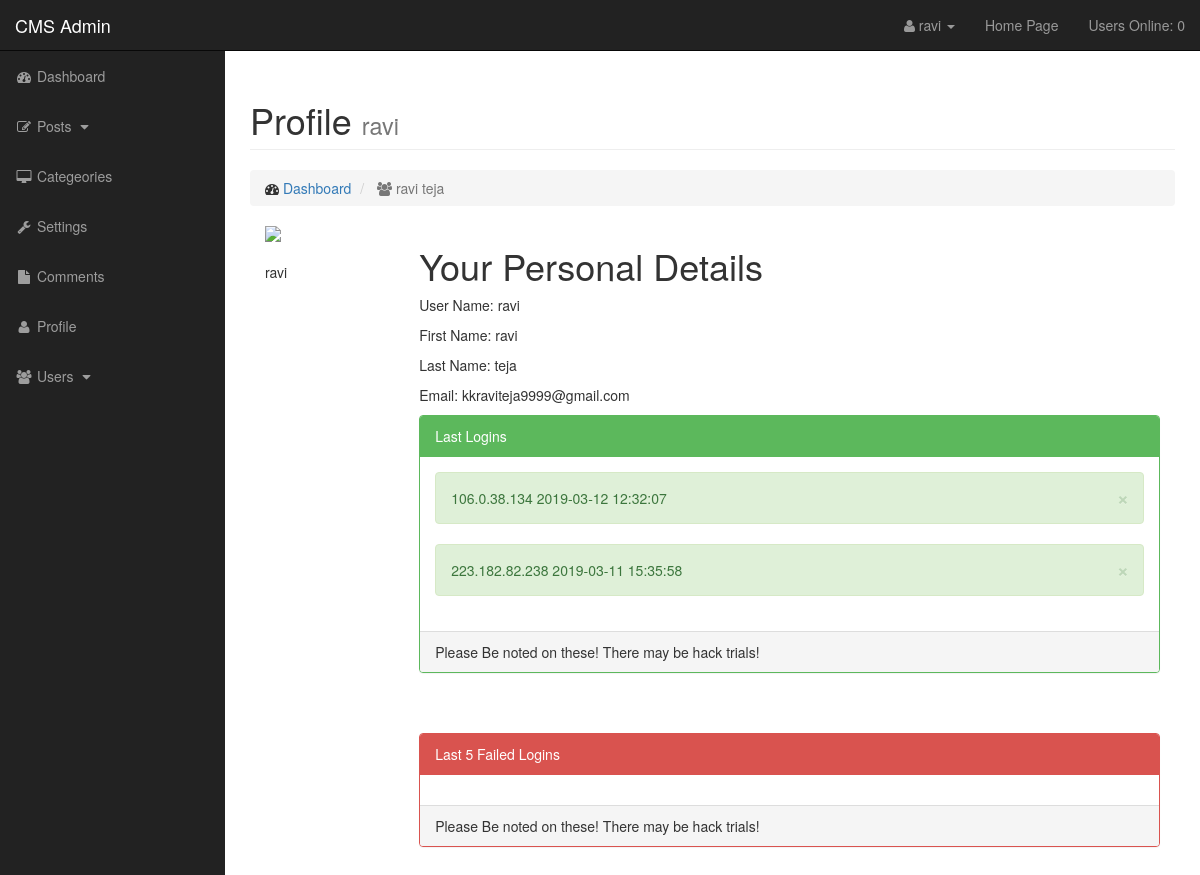
Page /admin/profile.php (signed in) on the committed database.
### tables this page shows
CREATE TABLE `users` (
  `user_id` int(11) NOT NULL,
  `username` varchar(16) NOT NULL,
  `user_pass` varchar(255) NOT NULL,
  `user_firstname` varchar(16) NOT NULL,
  `user_lastname` varchar(16) NOT NULL,
  `user_email` varchar(255) NOT NULL,
  `user_lastlogin` text,
  `user_role` varchar(32) NOT NULL DEFAULT 'subscriber',
  `user_acc_date` datetime NOT NULL,
  `user_last_update` datetime DEFAULT NULL,
  `user_failed_log` text,
  `user_failed_pass` text,
  `failed_now` int(11) DEFAULT NULL,
  `failed_time` int(255) DEFAULT NULL
);

### admin/profile.php (the view, shortened to what this page needs)
<?php include "inc/ad_head.php";?>
    <div id="wrapper">
		<?php include "inc/ad_nav.php";?>
        <div id="page-wrapper">
            <div class="container-fluid">
                <div class="row">
                    <div class="col-lg-12">
                        <h1 class="page-header">
                            Profile
                            <small><?php echo $_SESSION['user'];?></small>
                        </h1>
                        <ol class="breadcrumb">
                            <li>
                                <i class="fa fa-dashboard"></i>  <a href="index.php">Dashboard</a>
                            </li>
                            <li class="active">
                                <i class="fa fa-group"></i> <?php echo $_SESSION['firstname'] . " " . $_SESSION[lastname];?>
                            </li>
                        </ol>
						<div class="col-lg-2">
						<?php
						echo "<img src='../images/cms.png' class='img-responsive'/><br>" . $_SESSION['user'];
						?>
						</div>
						<div class="col-lg-10">
						<h1>Your Personal Details</h1>
						<p>User Name: <?php echo $_SESSION['user']; ?></p>
						<p>First Name: <?php echo $_SESSION['firstname']; ?></p>
						<p>Last Name: <?php echo $_SESSION['lastname']; ?></p>
						<p>Email: <?php echo $_SESSION['email']; ?></p>
						<?php
							$select_user = "SELECT * FROM users WHERE username = '{$_SESSION['user']}' ";
							$select_query = mysqli_query($connection, $select_user);
							while($selected = mysqli_fetch_assoc($select_query)){
								$login_log = $selected['user_lastlogin'];
								$login_explode = explode(',', $login_log, -1);
								?>
					<div class="panel panel-green">
                        <div class="panel-heading">
                            Last Logins
                        </div>
                        <div class="panel-body">
							<?php
									foreach($login_explode as $logex){
							?>
											<div class='alert alert-success alert-dismissable'>
													<button type='button' class='close' data-dismiss='alert' aria-hidden='true'>×</button>
							<?php
								echo $logex . "<br/>" ;
							?>
											</div>
							<?php
									}
							?>
                        </div>
                        <div class="panel-footer">
                            Please Be noted on these! There may be hack trials!
                        </div>
                    </div>
					<br/><br/>
					<div class="panel panel-red">
                        <div class="panel-heading">
                            Last 5 Failed Logins
                        </div>
                        <div class="panel-body">
							<?php
								}
							?>
                        </div>
                        <div class="panel-footer">
                            Please Be noted on these! There may be hack trials!
                        </div>
                    </div>
						</div>
                    </div>
                </div>
            </div>
        </div>
    </div>
<?php include "inc/ad_footer.php";?>

### admin/css/sb-admin.css (style rules this page uses)
body { margin-top: 100px; background-color: #222; }
@media (min-width:768px) { body { margin-top: 50px; } }
#wrapper { padding-left: 0; }
#page-wrapper { width: 100%; padding: 0; background-color: #fff; }
@media (min-width:768px) { #wrapper { padding-left: 225px; } }
@media (min-width:768px) { #page-wrapper { padding: 10px; } }
.panel-green { border-color: #5cb85c; }
.panel-green > .panel-heading { border-color: #5cb85c; color: #fff; background-color: #5cb85c; }
.panel-red { border-color: #d9534f; }
.panel-red > .panel-heading { border-color: #d9534f; color: #fff; background-color: #d9534f; }

### rows in the picture
users: user_lastlogin "106.0.38.134 2019-03-12 12:32:07", user_lastlogin "223.182.82.238 2019-03-11 15:35:58"

### other values in the picture
$_SESSION['user'] "ravi"
$count_present "0"
$_SESSION['firstname'] "ravi"
$_SESSION[lastname] "teja"
$_SESSION['lastname'] "teja"
$_SESSION['email'] "kkraviteja9999@gmail.com"
